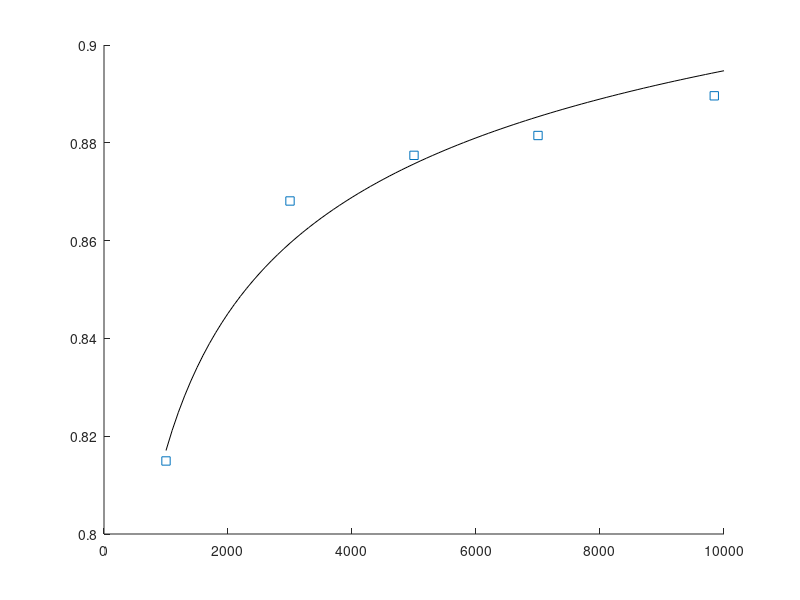

Write the MATLAB code that produced this figure.
xin = [1000, 3000, 5000, 7000, 9843];
yout = [
0.814935 % 1000
0.868101 % 3000
0.877435 % 5000
0.881494
0.889610
];

% Plot the data
hold on;
plot(xin,yout,'square');

a_vec =0:0.01:10; % searching values for nu
b_vec =0:0.01:1; % searching values for tau

% Compute the MSEs
MSE=zeros(length(a_vec),length(b_vec));
for i=1:length(a_vec)
    for j=1:length(b_vec)
        a=a_vec(i);
        b=b_vec(j);
        F1=@(x) 1-a*x^(-b);
        for l=1:length(xin)
            MSE(i,j)=MSE(i,j)+abs(F1(xin(l))-yout(l))^2; % MSE with the unit of powers being dBm
        end
    end
end

% Find the minimum MSE and the corresponding index
index=find(MSE==min(min(MSE)));
[i1,j1] = ind2sub([length(a_vec),length(b_vec)],index);
a=a_vec(i1);
b=b_vec(j1);
F=@(x) 1-a*x^(-b);

% Plot the model
xin_s=[1000:100:10000];
yout_s=zeros(length(xin_s),1);
for i=1:length(xin_s)
    yout_s(i)=F(xin_s(i));
end

plot(xin_s,yout_s,'-k');
save('point.mat');



